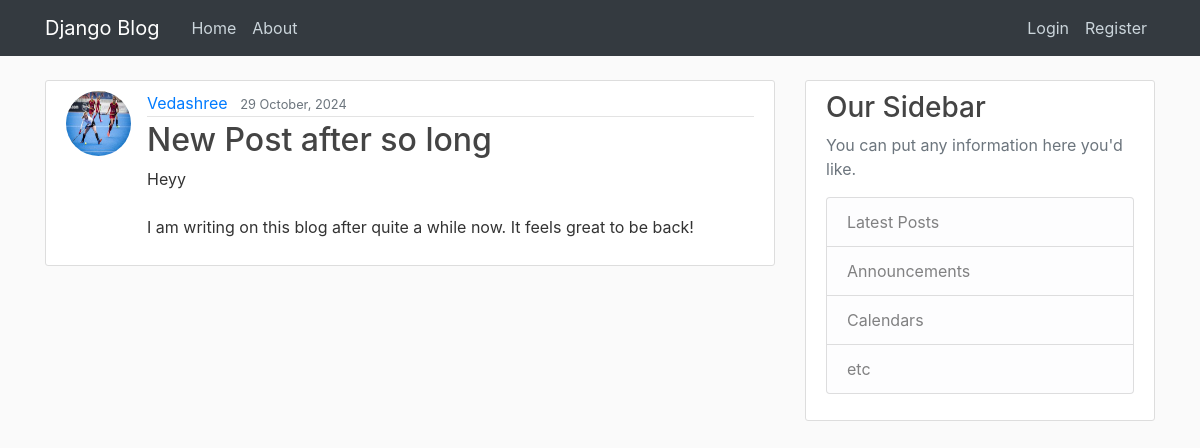
The app's page /post/31/ with its own data.
### blog/models.py (models this page shows, shortened)
class Post(models.Model):
    title=models.CharField(max_length=100)
    content=models.TextField()
    date=models.DateTimeField(default=timezone.now)
    author=models.ForeignKey(User,on_delete=models.CASCADE)#if a user is deleted the post is also deleted

### users/models.py (models this page shows, shortened)
class Profile(models.Model):
    user=models.OneToOneField(User,on_delete=models.CASCADE)
    image=models.ImageField(default='default.jpeg',upload_to='profile_pics')

### blog/views.py (the view)
# urls.py: path('post/<int:pk>/',PostDetailView.as_view(),name='post-detail'),
class PostDetailView(DetailView): #this is to get the details of a specific post
    model=Post

### blog/templates/blog/post_detail.html (shortened to what this page needs)
{% extends 'blog/base.html'%}
{% block content %}
    <article class="media content-section">
    <img class='rounded-circle article-img' src="{{ object.author.profile.image.url}}" alt="">
        <div class="media-body">
        <div class="article-metadata">
            <a class="mr-2" href="{% url 'user-posts' object.author.username %}">{{ object.author }}</a>
            <small class="text-muted">{{ object.date|date:"d F, Y" }}</small>
        </div>
        <h2 class="article-title">{{ object.title }}</h2>
        <p class="article-content">{{ object.content }}</p>
        </div>
    </article>
{%endblock content%}

### blog/static/blog/main.css (style rules this page uses)
body { background: #fafafa; color: #333333; margin-top: 5rem; }
h1, h2, h3, h4, h5, h6 { color: #444444; }
.content-section { background: #ffffff; padding: 10px 20px; border: 1px solid #dddddd; border-radius: 3px; margin-bottom: 20px; }
.article-title { color: #444444; }
.article-content { white-space: pre-line; }
.article-img { height: 65px; width: 65px; margin-right: 16px; }
.article-metadata { padding-bottom: 1px; margin-bottom: 4px; border-bottom: 1px solid #e3e3e3 }

### records on screen
Post: author.profile.image (picture), author "Vedashree", date "29 October, 2024", title "New Post after so long", content "Heyy I am writing on this blog after quite a while now. It feels great to be back!"
